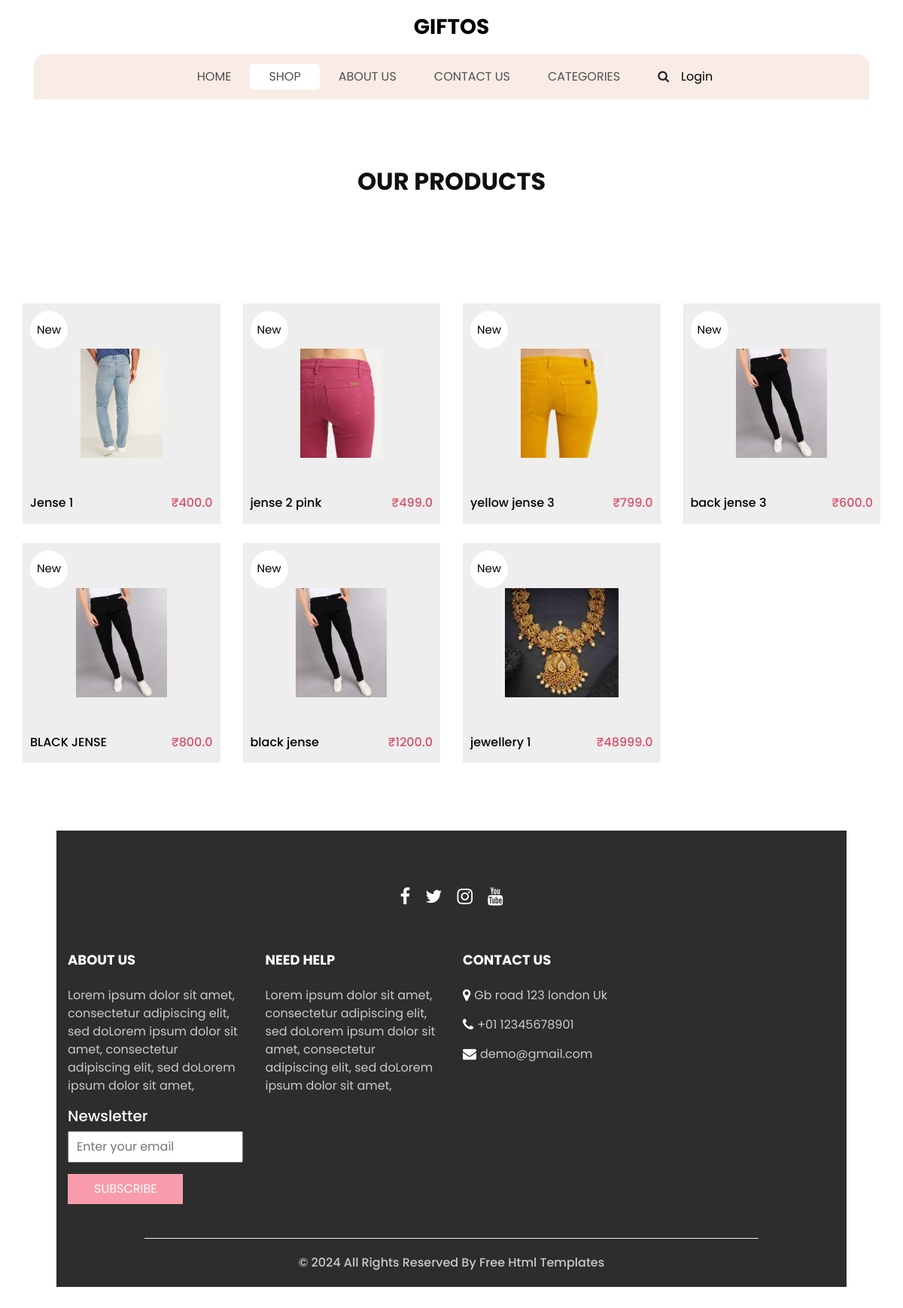
The app's page /shop/ with its own data.
### shop/models.py (models this page shows, shortened)
class Product(models.Model):
    title =models.CharField( max_length=50)
    MRP = models. FloatField()
    list_price = models. FloatField()
    description = models.TextField()
    brand = models.CharField(max_length=100)
    category = models.CharField( choices=CATEGORY_CHOICES, max_length=50)
    product_image = models.ImageField( upload_to='product_images')

### shop/views.py (the view)
# urls.py: path("shop/",ShopView.as_view(), name="shop"),
class ShopView(TemplateView):
    def get(self , request):
        return render(request ,"shop/shop.html" , {'products'  : AllProducts(request) } )

### shop/views.py (called while the page is built)
def AllProducts(request):
    return Product.objects.all()

### templates/shop/shop.html (shortened to what this page needs)
{% extends "shop/base.html" %}
{% load static %}
{% block a %}
  </div>
  <section class="shop_section layout_padding">
    <div class="container">
      <div class="heading_container heading_center">
        <h2>
           Our Products
        </h2>
      </div>
      <div class="row layout_padding">
        {% for p in products %}
        <div class="col-sm-6 col-md-4 col-lg-3 ">
          <div class="box">
            <a href="{% url 'ppage' p.id %}">
              <div class="img-box">
                <img src="{{p.product_image.url}}" alt="" />
              </div>
              <div class="detail-box">
                <h6>{{p.title}}</h6>
                <h6>
                  <span> ₹{{p.list_price}} </span>
                </h6>
              </div>
              <div class="new">
                <span> New </span>
              </div>
            </a>
          </div>
        </div>
        {% endfor %}
      </div>
  {% endblock a %}

### static/css/style.css (style rules this page uses)
body { font-family: "poppins", sans-serif; color: #101010; background-color: #ffffff; }
.layout_padding { padding-top: 90px; padding-bottom: 90px; }
.heading_container { display: -webkit-box; display: -ms-flexbox; display: flex; -webkit-box-orient: vertical; -webkit-box-direction: normal; -ms-flex-direction: column; flex-direction: column; }
.heading_container h2 { text-transform: uppercase; font-weight: bold; }
.heading_container.heading_center { -webkit-box-align: center; -ms-flex-align: center; align-items: center; text-align: center; }
a, a:hover, a:focus { text-decoration: none; }
.shop_section .heading_container { margin-bottom: 20px; }
.shop_section .box { background-color: #eeeeee; position: relative; padding: 10px; margin-top: 25px; }
.shop_section .box a { color: #000000; }
.shop_section .box .img-box { display: -webkit-box; display: -ms-flexbox; display: flex; -webkit-box-pack: center; -ms-flex-pack: center; justify-content: center; -webkit-box-align: center; -ms-flex-align: center; align-items: center; padding: 15px 30px; height: 245px; }
.shop_section .box .img-box img { max-width: 100%; max-height: 145px; }
.shop_section .box .detail-box { display: -webkit-box; display: -ms-flexbox; display: flex; -webkit-box-pack: justify; -ms-flex-pack: justify; justify-content: space-between; }
.shop_section .box .detail-box h6 span { color: #db4f66; }
.shop_section .box .new { width: 50px; height: 50px; position: absolute; top: 10px; left: 10px; background-color: #ffffff; display: -webkit-box; display: -ms-flexbox; display: flex; -webkit-box-pack: center; -ms-flex-pack: center; justify-content: center; -webkit-box-align: center; -ms-flex-align: center; align-items: center; border-radius: 100%; font-size: 15px; }

### static/css/responsive.css (style rules this page uses)
@media (min-width: 1200px) { .container { max-width: 1170px; } }

### records on screen
Product: product_image (picture), title "Jense 1", list_price "400.0"
Product: product_image (picture), title "jense 2 pink", list_price "499.0"
Product: product_image (picture), title "yellow jense 3", list_price "799.0"
Product: product_image (picture), title "back jense 3", list_price "600.0"
Product: product_image (picture), title "BLACK JENSE", list_price "800.0"
Product: product_image (picture), title "black jense", list_price "1200.0"
Product: product_image (picture), title "jewellery 1", list_price "48999.0"
